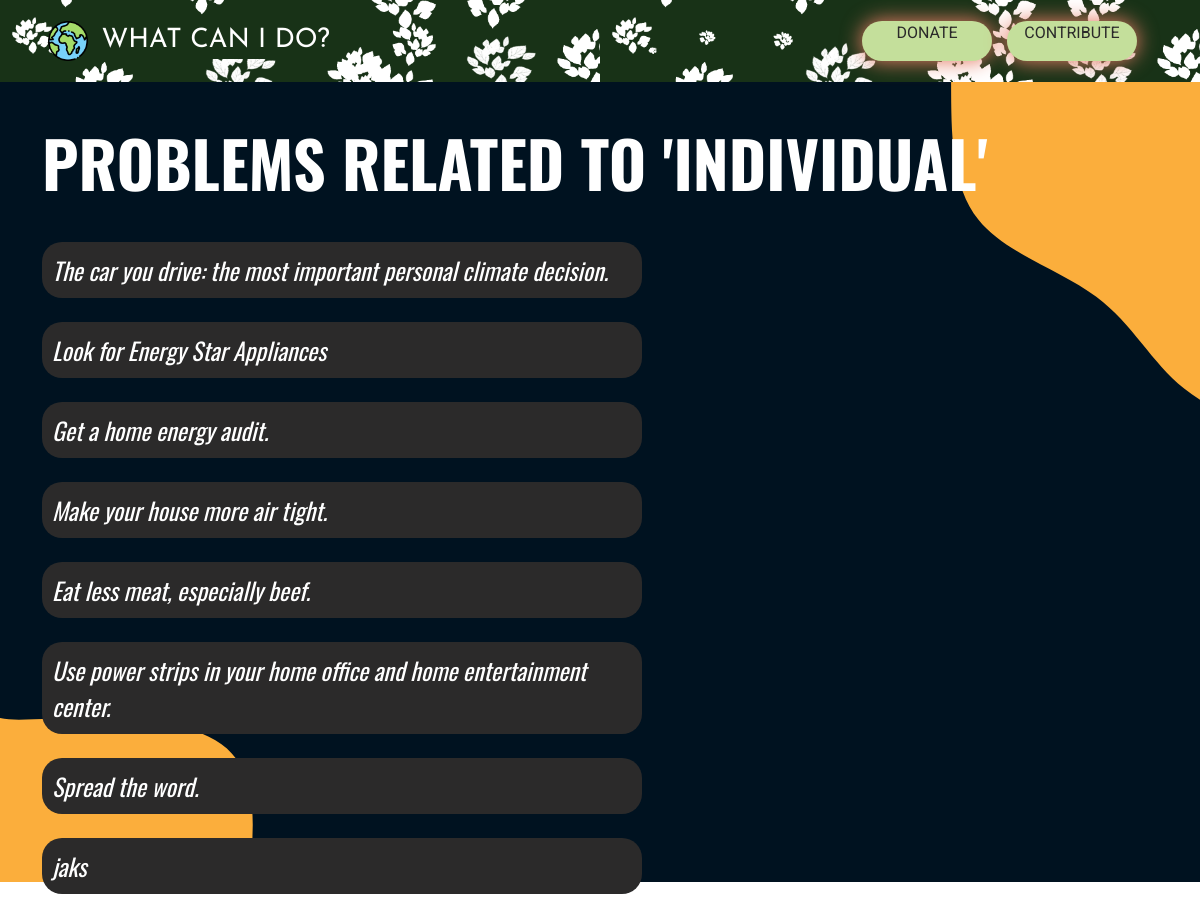
Page /problems/individual/ on the committed database.
### whatcanido/models.py (models this page shows, shortened)
class Data(models.Model):
    name = models.TextField(max_length=250)
    name_slug = models.SlugField(max_length=250)
    in_review = models.BooleanField(default=True)
    solution = models.TextField()
    category = models.ForeignKey(Category,on_delete=models.CASCADE, related_name='category')
    class Meta:
        verbose_name_plural = 'Data'
    def get_absolute_url(self):
        return reverse('whatcanido:problempage', args=(self.name_slug,))

### whatcanido/views.py (the view)
# urls.py: path('problems/<slug:category_slug>/', views.problemlist, name='problem_list_category'),
def problemlist(request, category_slug=None):
    if category_slug:
        t = category_slug
        qs = Data.objects.filter(category__category_slug = t)
    else:
        t = request.GET.get('querry')
        qs = Data.objects.filter(name__icontains=t)
    return render(request, 'whatcanido/list.html', {'qs':qs, 't':t})

### templates/whatcanido/list.html (shortened to what this page needs)
{% extends 'whatcanido/base.html' %}
{% load static %}
    {% block content %}
    <div class="main-content container">
        <div class="heading">
            Problems related to '{{t}}'
        </div>
        <div class="list-items">
            {% for q in qs %}
            <a href="{{ q.get_absolute_url }}">
                <div class="list-item">{{q.name}}</div>
            </a>
            {% empty %}
            <div class="list-item">No Results</div>
            {% endfor %}
        </div>
    </div>
    {% endblock %}

### templates/whatcanido/base.html (shortened to what this page needs)
{% load static %}
<!DOCTYPE html>
<html lang="en">
<head>
    <link href="https://cdn.jsdelivr.net/npm/bootstrap@5.1.1/dist/css/bootstrap.min.css" rel="stylesheet"
>
    <link rel="stylesheet" href="{% static 'css/style.css' %}">
</head>
<div class="jumbotron" style="height:100vh;">
    <nav class="navbar accent px-5 py-3">
        <a class="navbar-brand" href="{% url 'whatcanido:home' %}">
            <img src="{% static 'images/planet-earth.png' %}" width="40" height="40" class="d-inline-block align-top"
                alt="">
            <span class="logo-text"> What can I do?</span>
        </a>
        <div class="btn-grp">
            <a href="{% url 'whatcanido:donate' %}">
                <div class="btn-custom"> <span class="text-btn"> DONATE</span></div>
            </a>
            <a href="{% url 'whatcanido:contribute' %}">
                <div class="btn-custom"><span class="text-btn">CONTRIBUTE</span></div>
            </a>
        </div>
    </nav>
    <div class="bg">
        {% block content %}
        {% endblock %}
    </div>
</div>
<body>
</body>
</html>

### static/css/style.css (style rules this page uses)
.bg { width:100%; height:100vh; background-image:url('../images/blob-scene-haikei.svg'); background-position:center; background-size:cover; background-repeat:no-repeat; }
.accent { background-color: #183217; background-image: url("../images/leaf pattern.png"); background-size: cover; background-image: url("../images/leaf pattern.png"); background-size: 50%; }
.navbar-brand { font-family: 'Josefin Sans'; font-size: 20pt; text-decoration: none; color:white; }
.btn-grp { font-family: 'Roboto'; display: flex; align-content: center; }
.btn-custom { width: 130px; margin-right: 15px; height: 40px; padding: 0; background-color: #c4df9b; text-align: center; color:#2b2a2a; box-shadow: 0px 0px 20px 1px #e47b64; border: 0 solid black; border-radius: 50px; overflow: hidden; }
.text-btn { width: fit-content; margin: auto; }
.logo-text { text-transform: uppercase; background-color: #183217; padding: 5px; }
.heading { font-size:4em ; color:white; font-family: 'Oswald'; text-transform: uppercase; margin-top: 0.5em; margin-bottom: 0.5em; font-weight: 700; }
.list-item { font-family: 'Oswald'; font-style: italic; font-size: 1.5em; margin-bottom: 1em; width: 50vw; color: white; padding: 10px; border: 0 solid black; border-radius: 20px; background-color: #2b2a2a; }
.list-items { display: flex; flex-direction: column; align-items: flex-start; }
.main-content { position: relative; display: flex; flex-direction: column; align-items: flex-start; }
a { text-decoration: none; }

### rows in the picture
Data: name "The car you drive: the most important personal climate decision."
Data: name "Look for Energy Star Appliances"
Data: name "Get a home energy audit."
Data: name "Make your house more air tight."
Data: name "Eat less meat, especially beef."
Data: name "Use power strips in your home office and home entertainment center."
Data: name "Spread the word."
Data: name "jaks"

### other values in the picture
{{ t }} "INDIVIDUAL"
